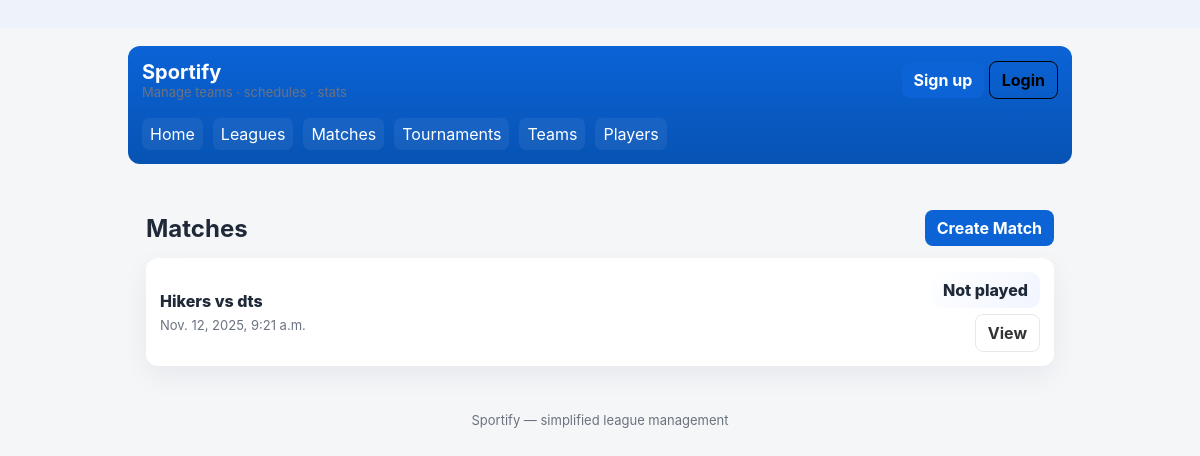
The page /matches/ on the database its author committed.
### matches/models.py (models this page shows, shortened)
class Match(models.Model):
    league = models.ForeignKey(League, on_delete=models.CASCADE, related_name='matches')
    date = models.DateTimeField(null=True, blank=True)
    home = models.ForeignKey(Team, related_name='home_matches', on_delete=models.CASCADE)
    away = models.ForeignKey(Team, related_name='away_matches', on_delete=models.CASCADE)
    home_score = models.PositiveIntegerField(null=True, blank=True, default=0)
    away_score = models.PositiveIntegerField(null=True, blank=True, default=0)
    played = models.BooleanField(default=False)
    class Meta:
        unique_together = ('home', 'away', 'date')

### accounts/models.py (models this page shows, shortened)
class Team(models.Model):
    name = models.CharField(max_length=200)
    short_name = models.CharField(max_length=20, blank=True)
    logo = models.ImageField(upload_to='teams/', null=True, blank=True)
    created_at = models.DateTimeField(auto_now_add=True)
    players = models.ManyToManyField(Player, blank=True, related_name='teams')

### matches/views.py (the view)
# urls.py: path('', views.match_list, name='match_list'),
def match_list(request):
    matches = Match.objects.order_by('date')
    return render(request, 'matches/match_list.html', {'matches': matches})

### templates/matches/match_list.html (shortened to what this page needs)
{% extends 'base.html' %}
{% block content %}
<div class="container">
  <header style="display:flex;justify-content:space-between;align-items:center">
    <h2 style="margin:0">Matches</h2>
    <a class="btn" href="{% url 'matches:create_match' %}">Create Match</a>
  </header>
  <section class="matches-grid" style="margin-top:12px">
    {% for m in matches %}
      <article class="match-card">
        <div>
          <div style="font-weight:800">{{ m.home.name }} vs {{ m.away.name }}</div>
          <div class="muted" style="margin-top:6px">{% if m.date %}{{ m.date }}{% else %}Date TBD{% endif %}</div>
        </div>
        <div style="display:flex;flex-direction:column;align-items:flex-end;gap:6px">
          <div class="score">{% if m.played %}{{ m.home_score }} : {{ m.away_score }}{% else %}Not played{% endif %}</div>
          <a class="btn ghost" href="{% url 'matches:match_detail' m.pk %}">View</a>
        </div>
      </article>
    {% empty %}
      <div class="match-card">No matches scheduled.</div>
    {% endfor %}
  </section>
</div>
{% endblock %}

### templates/base.html (style rules this page uses)
:root { --bg:#f6f8fb; --card:#ffffff; --muted:#6b7280; --accent:#0d6efd; --accent-2:#0b5ed7; --radius:12px; --shadow: 0 6px 18px rgba(15,23,42,0.08); --shadow-sm: 0 2px 8px rgba(15,23,42,0.06); --max-width:1100px; --glass: rgba(255,255,255,0.65); font-family: Inter, ui-sans-serif, system-ui, -apple-system, "Segoe UI", Roboto, "Helvetica Neue", Arial; }
html,body { height:100%;margin:0;background:linear-gradient(180deg,#eef3fb 0%,var(--bg) 100%);color:#0f172a; }
.container { max-width:var(--max-width);margin:0 auto;padding:28px; }
.btn { display:inline-flex;align-items:center;gap:8px;padding:10px 16px;border-radius:10px;border:0;cursor:pointer;font-weight:700;text-decoration:none; }
.muted { color:var(--muted) }
:root { --bg:#f4f6f8; --surface:#ffffff; --accent:#0b63d6; --muted:#6b7280; --radius:10px; --max:980px; }
* { box-sizing:border-box }
body { margin:0;font-family:Inter, system-ui, -apple-system, "Segoe UI", Roboto, Arial; background:var(--bg); color:#1f2937 }
.container { max-width:var(--max);margin:28px auto;padding:18px }
.btn { display:inline-block;padding:8px 12px;border-radius:8px;text-decoration:none;background:var(--accent);color:#fff;border:0;cursor:pointer }
.btn.ghost { background:transparent;color:#333;border:1px solid #e6e8eb }
.muted { color:var(--muted);font-size:13px }

### templates/matches/match_list.html (style rules this page uses)
.matches-grid { display:grid;grid-template-columns:repeat(auto-fit,minmax(300px,1fr));gap:14px }
.match-card { background:#fff;padding:14px;border-radius:12px;box-shadow:0 10px 28px rgba(12,24,50,0.06);display:flex;justify-content:space-between;align-items:center }
.muted { color:var(--muted) }
.score { font-weight:800;background:linear-gradient(135deg,#fff,#f1f5ff);padding:8px 12px;border-radius:10px }

### rows shown on the page
Match: home.name "Hikers", away.name "dts", date "Nov. 12, 2025, 9:21 a.m.", played "Not played"
